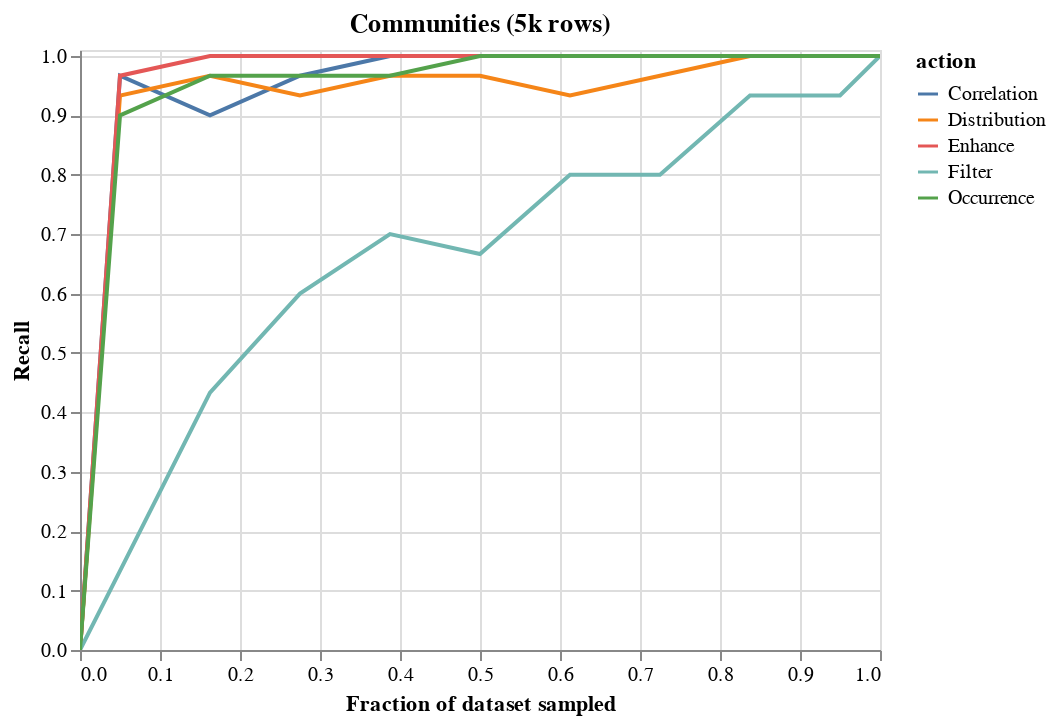

This figure's notebook cell:
### Code cell
df = trial_df 
df = df.groupby(["nfrac","action"]).mean().reset_index()
alt.Chart(df,title="Communities (5k rows)").mark_line().encode(
    x = alt.X("nfrac",title="Fraction of dataset sampled"),#scale=alt.Scale(type="log")),
    y = alt.Y("Recall",scale=alt.Scale(domain=(0,1.01))),
    color = "action"
).interactive()

### Figure 1 — Vega-Lite specification as saved in the notebook (floating-point values rounded to 4 significant figures)
{"config": {"view": {"continuousWidth": 400, "continuousHeight": 300}}, "data": {"name": "data-9c7943e8c4fca1be0a0115903719dd22"}, "mark": "line", "encoding": {"color": {"type": "nominal", "field": "action"}, "x": {"type": "quantitative", "field": "nfrac", "title": "Fraction of dataset sampled"}, "y": {"type": "quantitative", "field": "Recall", "scale": {"domain": [0, 1.01]}}}, "selection": {"selector009": {"type": "interval", "bind": "scales", "encodings": ["x", "y"]}}, "title": "Communities (5k rows)", "$schema": "https://vega.github.io/schema/vega-lite/v4.8.1.json", "datasets": {"data-9c7943e8c4fca1be0a0115903719dd22": [{"nfrac": 0.0, "action": "Correlation", "Precision": 0.0, "Recall": 0.0, "FScore": 0.0}, {"nfrac": 0.0, "action": "Distribution", "Precision": 0.0, "Recall": 0.0, "FScore": 0.0}, {"nfrac": 0.0, "action": "Enhance", "Precision": 0.0, "Recall": 0.0, "FScore": 0.0}, {"nfrac": 0.0, "action": "Filter", "Precision": 0.0, "Recall": 0.0, "FScore": 0.0}, {"nfrac": 0.0, "action": "Occurrence", "Precision": 0.0, "Recall": 0.0, "FScore": 0.0}, {"nfrac": 0.05, "action": "Correlation", "Precision": 1.0, "Recall": 0.9667, "FScore": 0.9828}, {"nfrac": 0.05, "action": "Distribution", "Precision": 1.0, "Recall": 0.9333, "FScore": 0.9643}, {"nfrac": 0.05, "action": "Enhance", "Precision": 1.0, "Recall": 0.9667, "FScore": 0.9828}, {"nfrac": 0.05, "action": "Filter", "Precision": 1.0, "Recall": 0.1333, "FScore": 0.2353}, {"nfrac": 0.05, "action": "Occurrence", "Precision": 1.0, "Recall": 0.9, "FScore": 0.947}, {"nfrac": 0.1625, "action": "Correlation", "Precision": 1.0, "Recall": 0.9, "FScore": 0.947}, {"nfrac": 0.1625, "action": "Distribution", "Precision": 1.0, "Recall": 0.9667, "FScore": 0.9828}, {"nfrac": 0.1625, "action": "Enhance", "Precision": 1.0, "Recall": 1.0, "FScore": 1.0}, {"nfrac": 0.1625, "action": "Filter", "Precision": 1.0, "Recall": 0.4333, "FScore": 0.6039}, {"nfrac": 0.1625, "action": "Occurrence", "Precision": 1.0, "Recall": 0.9667, "FScore": 0.9828}, {"nfrac": 0.275, "action": "Correlation", "Precision": 1.0, "Recall": 0.9667, "FScore": 0.9828}, {"nfrac": 0.275, "action": "Distribution", "Precision": 1.0, "Recall": 0.9333, "FScore": 0.9643}, {"nfrac": 0.275, "action": "Enhance", "Precision": 1.0, "Recall": 1.0, "FScore": 1.0}, {"nfrac": 0.275, "action": "Filter", "Precision": 1.0, "Recall": 0.6, "FScore": 0.75}, {"nfrac": 0.275, "action": "Occurrence", "Precision": 1.0, "Recall": 0.9667, "FScore": 0.9828}, {"nfrac": 0.3875, "action": "Correlation", "Precision": 1.0, "Recall": 1.0, "FScore": 1.0}, {"nfrac": 0.3875, "action": "Distribution", "Precision": 1.0, "Recall": 0.9667, "FScore": 0.9828}, {"nfrac": 0.3875, "action": "Enhance", "Precision": 1.0, "Recall": 1.0, "FScore": 1.0}, {"nfrac": 0.3875, "action": "Filter", "Precision": 1.0, "Recall": 0.7, "FScore": 0.8231}, {"nfrac": 0.3875, "action": "Occurrence", "Precision": 1.0, "Recall": 0.9667, "FScore": 0.9828}, {"nfrac": 0.5, "action": "Correlation", "Precision": 1.0, "Recall": 1.0, "FScore": 1.0}, {"nfrac": 0.5, "action": "Distribution", "Precision": 1.0, "Recall": 0.9667, "FScore": 0.9828}, {"nfrac": 0.5, "action": "Enhance", "Precision": 1.0, "Recall": 1.0, "FScore": 1.0}, {"nfrac": 0.5, "action": "Filter", "Precision": 1.0, "Recall": 0.6667, "FScore": 0.8}, {"nfrac": 0.5, "action": "Occurrence", "Precision": 1.0, "Recall": 1.0, "FScore": 1.0}, {"nfrac": 0.6125, "action": "Correlation", "Precision": 1.0, "Recall": 1.0, "FScore": 1.0}, {"nfrac": 0.6125, "action": "Distribution", "Precision": 1.0, "Recall": 0.9333, "FScore": 0.9655}, {"nfrac": 0.6125, "action": "Enhance", "Precision": 1.0, "Recall": 1.0, "FScore": 1.0}, {"nfrac": 0.6125, "action": "Filter", "Precision": 1.0, "Recall": 0.8, "FScore": 0.8874}, {"nfrac": 0.6125, "action": "Occurrence", "Precision": 1.0, "Recall": 1.0, "FScore": 1.0}, {"nfrac": 0.725, "action": "Correlation", "Precision": 1.0, "Recall": 1.0, "FScore": 1.0}, {"nfrac": 0.725, "action": "Distribution", "Precision": 1.0, "Recall": 0.9667, "FScore": 0.9828}, {"nfrac": 0.725, "action": "Enhance", "Precision": 1.0, "Recall": 1.0, "FScore": 1.0}, {"nfrac": 0.725, "action": "Filter", "Precision": 1.0, "Recall": 0.8, "FScore": 0.8828}, {"nfrac": 0.725, "action": "Occurrence", "Precision": 1.0, "Recall": 1.0, "FScore": 1.0}, {"nfrac": 0.8375, "action": "Correlation", "Precision": 1.0, "Recall": 1.0, "FScore": 1.0}, {"nfrac": 0.8375, "action": "Distribution", "Precision": 1.0, "Recall": 1.0, "FScore": 1.0}, {"nfrac": 0.8375, "action": "Enhance", "Precision": 1.0, "Recall": 1.0, "FScore": 1.0}, {"nfrac": 0.8375, "action": "Filter", "Precision": 1.0, "Recall": 0.9333, "FScore": 0.9655}, {"nfrac": 0.8375, "action": "Occurrence", "Precision": 1.0, "Recall": 1.0, "FScore": 1.0}, {"nfrac": 0.95, "action": "Correlation", "Precision": 1.0, "Recall": 1.0, "FScore": 1.0}, {"nfrac": 0.95, "action": "Distribution", "Precision": 1.0, "Recall": 1.0, "FScore": 1.0}, {"nfrac": 0.95, "action": "Enhance", "Precision": 1.0, "Recall": 1.0, "FScore": 1.0}, {"nfrac": 0.95, "action": "Filter", "Precision": 1.0, "Recall": 0.9333, "FScore": 0.9655}, {"nfrac": 0.95, "action": "Occurrence", "Precision": 1.0, "Recall": 1.0, "FScore": 1.0}, {"nfrac": 1.0, "action": "Correlation", "Precision": 1.0, "Recall": 1.0, "FScore": 1.0}, {"nfrac": 1.0, "action": "Distribution", "Precision": 1.0, "Recall": 1.0, "FScore": 1.0}, {"nfrac": 1.0, "action": "Enhance", "Precision": 1.0, "Recall": 1.0, "FScore": 1.0}, {"nfrac": 1.0, "action": "Filter", "Precision": 1.0, "Recall": 1.0, "FScore": 1.0}, {"nfrac": 1.0, "action": "Occurrence", "Precision": 1.0, "Recall": 1.0, "FScore": 1.0}]}}
